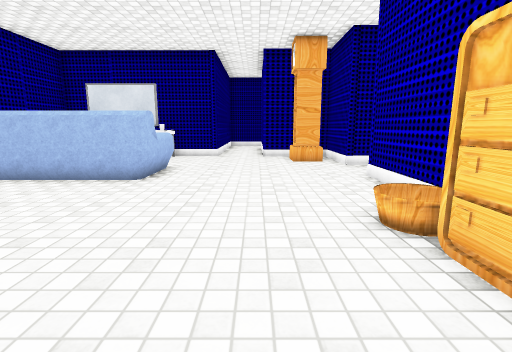
View 1 (above)

17 first-person views from a walk through a scene from a Unity 3-D project. The camera is 1.3 m above the floor, tilts 10° down and sees 85° across. The floor is counted in squares, 0.9 m on a side. Each view is taken from the middle of a square. On the plan, view 1 faces up. The plan holds only what a view shows up to about 14 squares ahead; the rest is blank. The place goes on beyond the plan. The player is left out. Some surface patterns are stand-ins.

View 2
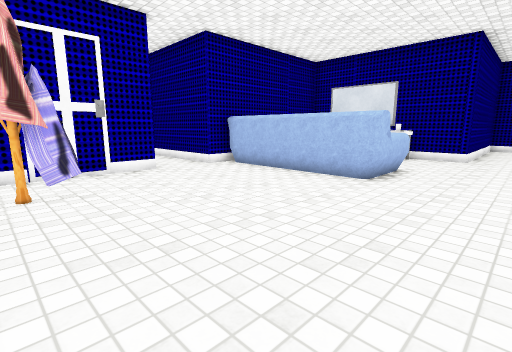

View 3
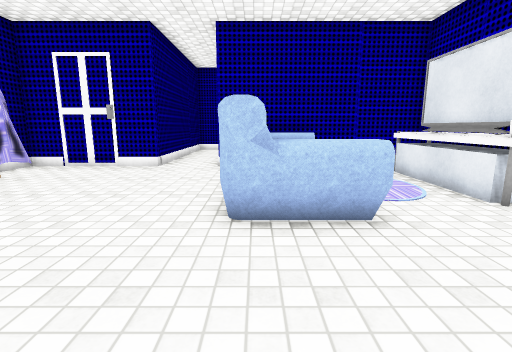

View 4
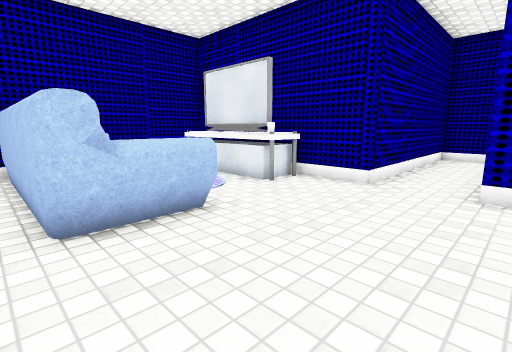

View 5
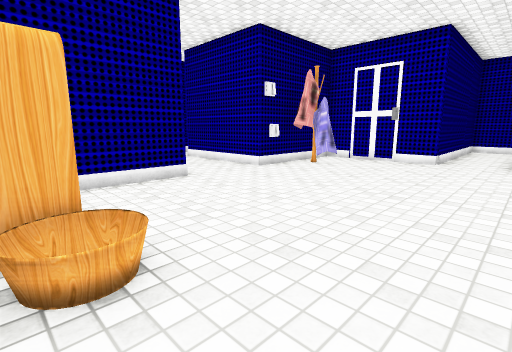

View 6
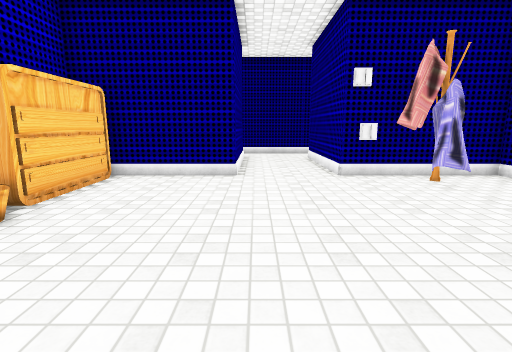

View 7
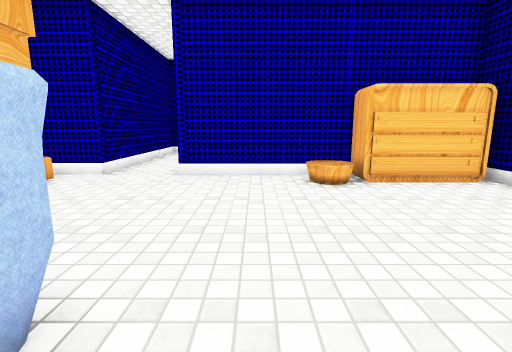

View 8
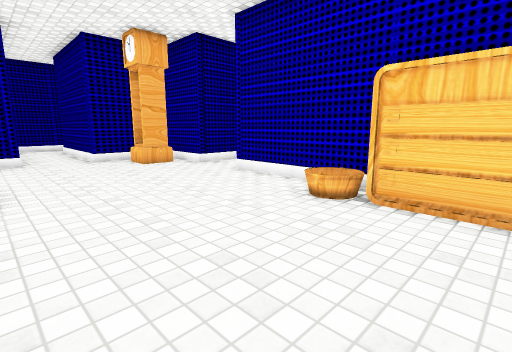

View 9
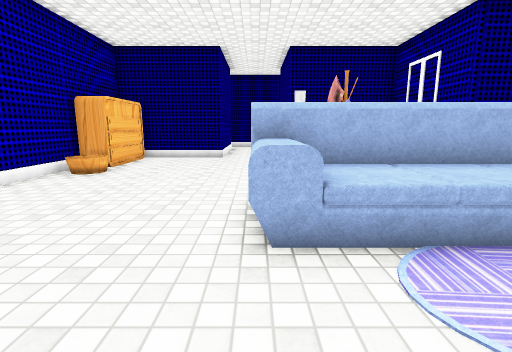

View 10
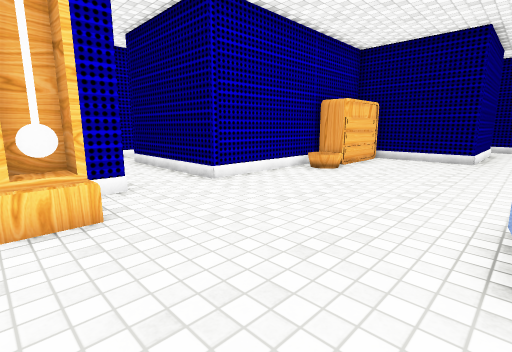

View 11
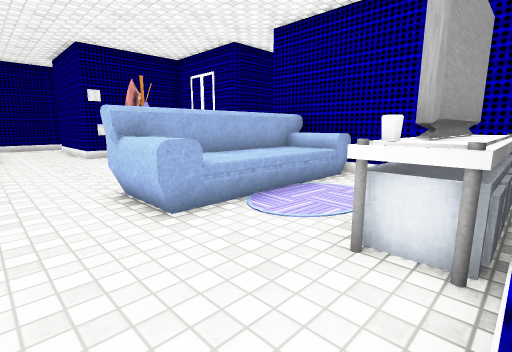

View 12
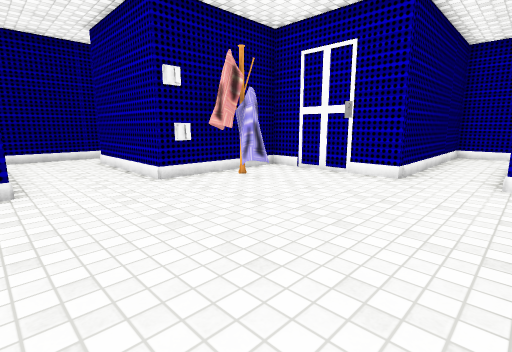

View 13
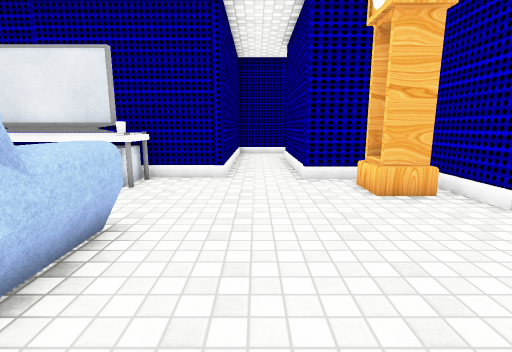

View 14
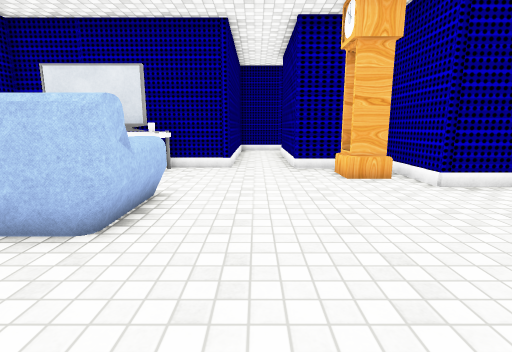

View 15
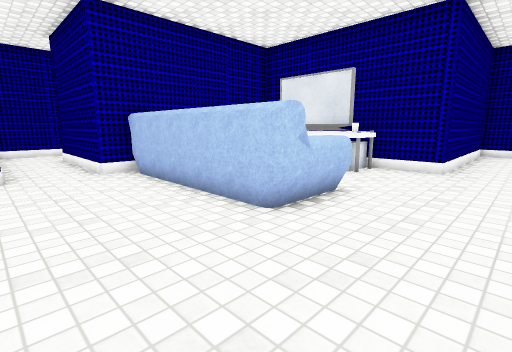

View 16
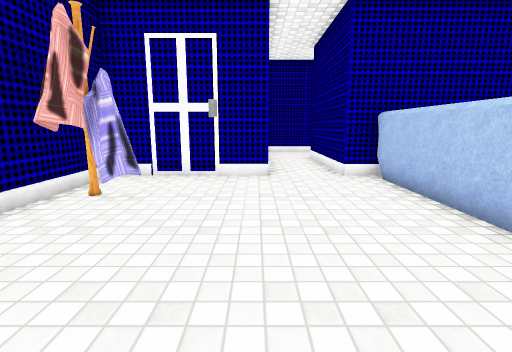

View 17
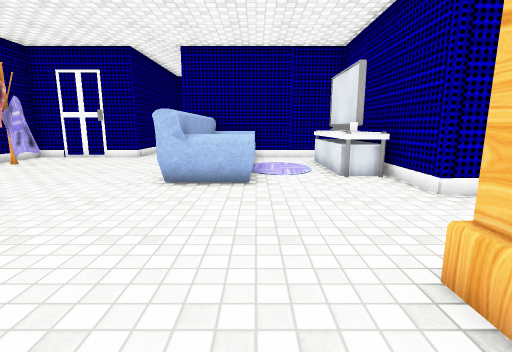

### Floor plan
Points are (right, up) in squares from view 1. A wall is a line through its corners. A room is listed if a view was taken in it or the views show most of it. See-through windows are left out.
Room 1 (views 1, 2, 3, 4, 5, 6, 7, 8, 9, 10, 11, 12, 13, 14, 15, 16, 17)
walls: (3.4, 3.5) (3.4, 8.3) (9, 8.3); (-9.3, 7.2) (-9.3, 6.6) (-14.4, 6.6); (-1.4, -5.2) (-1.4, -0.3) (1.5, -0.3); (9.1, 10.7) (3.4, 10.7) (3.4, 13.7) (0.4, 13.7) (0.4, 19.1); (10.9, 7.5) (10.9, 8.1); (-5.1, -7.3) (-1.8, -7.3); (-16.9, 7.1) (-16.9, 4.4) (-9.3, 4.4) (-9.3, -0.3) (-4.5, -0.3) (-4.5, -5.4); (-0.2, 21.4) (-1.9, 21.4) (-1.9, 14) (-9.3, 14) (-9.3, 10.6)
ways out: opening at (-15.5, 6); opening at (-9, 12)
objects: sofa (-9, 8) to (-3, 10); TV (-8, 13) to (-5, 13); rack (-7, 0) to (-6, 1); carpet (-7, 10) to (-5, 10); other object (-5, 0); cup (-4, 13); dresser (2, 0) to (3, 3); clock (2, 12) to (2, 13)

Where each view was taken, in squares from view 1:
view 1: 0 up, 0 right, facing up
view 2: 0 up, 0 right, facing up-left
view 3: 8 up, 1 right, facing left
view 4: 7 up, 1 right, facing up-left
view 5: 7 up, 3 right, facing down-left
view 6: 8 up, 2 left, facing down
view 7: 6 up, 5 left, facing right
view 8: 1 up, 3 left, facing up-right
view 9: 13 up, 3 left, facing down
view 10: 13 up, 3 left, facing down-right
view 11: 14 up, 1 left, facing down-left
view 12: 7 up, 1 left, facing down-left
view 13: 6 up, 1 left, facing up
view 14: 4 up, 1 left, facing up
view 15: 4 up, 0 right, facing up-left
view 16: 4 up, 1 left, facing left
view 17: 10 up, 4 right, facing left
